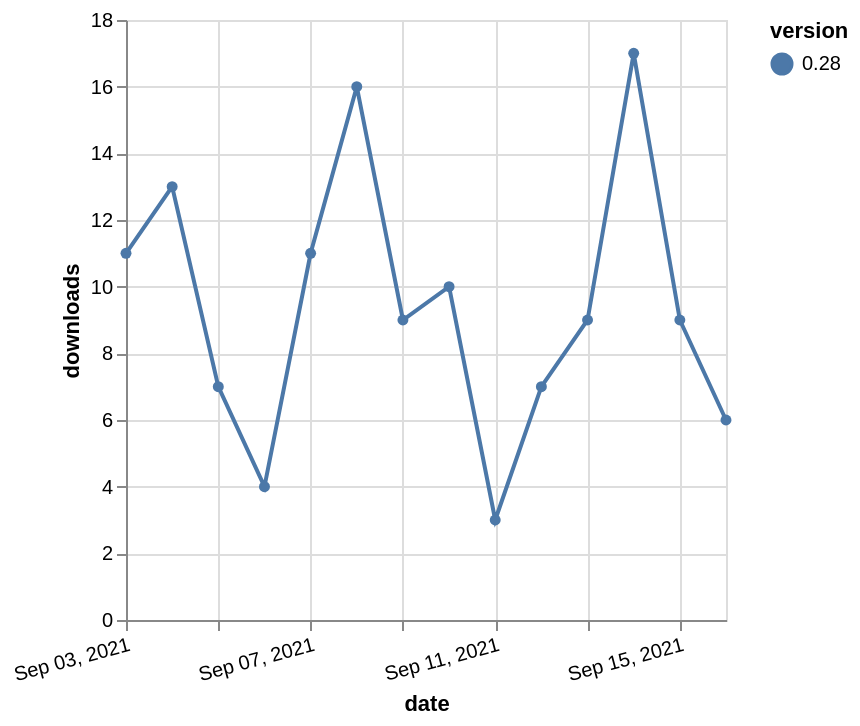

This figure's Vega-Lite source:
### Vega-Lite specification from a JSON file in a GitHub repository (floating-point values rounded to 4 significant figures)
{"$schema": "https://vega.github.io/schema/vega-lite/v5.json", "description": "A simple bar chart with embedded data.", "data": {"values": [{"date": "2021-09-03", "total": 9950, "delta": 11, "version": "0.28"}, {"date": "2021-09-04", "total": 9963, "delta": 13, "version": "0.28"}, {"date": "2021-09-05", "total": 9970, "delta": 7, "version": "0.28"}, {"date": "2021-09-06", "total": 9974, "delta": 4, "version": "0.28"}, {"date": "2021-09-07", "total": 9985, "delta": 11, "version": "0.28"}, {"date": "2021-09-08", "total": 10001, "delta": 16, "version": "0.28"}, {"date": "2021-09-09", "total": 10010, "delta": 9, "version": "0.28"}, {"date": "2021-09-10", "total": 10020, "delta": 10, "version": "0.28"}, {"date": "2021-09-11", "total": 10023, "delta": 3, "version": "0.28"}, {"date": "2021-09-12", "total": 10030, "delta": 7, "version": "0.28"}, {"date": "2021-09-13", "total": 10039, "delta": 9, "version": "0.28"}, {"date": "2021-09-14", "total": 10056, "delta": 17, "version": "0.28"}, {"date": "2021-09-15", "total": 10065, "delta": 9, "version": "0.28"}, {"date": "2021-09-16", "total": 10071, "delta": 6, "version": "0.28"}]}, "width": "container", "mark": {"type": "line", "point": {"filled": true}}, "encoding": {"x": {"field": "date", "type": "temporal", "timeUnit": "yearmonthdate", "title": "date", "axis": {"labelAngle": -15}}, "y": {"field": "delta", "type": "quantitative", "title": "downloads"}, "color": {"field": "version", "type": "nominal"}, "tooltip": {"field": "delta"}}}
